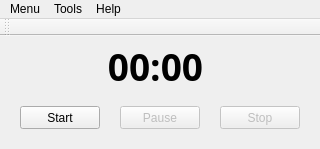
<?xml version="1.0" encoding="UTF-8"?>
<ui version="4.0">
 <class>MainWindow</class>
 <widget class="QMainWindow" name="MainWindow">
  <property name="geometry">
   <rect>
    <x>0</x>
    <y>0</y>
    <width>320</width>
    <height>149</height>
   </rect>
  </property>
  <property name="acceptDrops">
   <bool>true</bool>
  </property>
  <property name="windowTitle">
   <string>Counter</string>
  </property>
  <property name="styleSheet">
   <string notr="true"/>
  </property>
  <widget class="QWidget" name="centralWidget">
   <property name="enabled">
    <bool>true</bool>
   </property>
   <widget class="QPushButton" name="startButton">
    <property name="geometry">
     <rect>
      <x>20</x>
      <y>70</y>
      <width>80</width>
      <height>23</height>
     </rect>
    </property>
    <property name="text">
     <string>Start</string>
    </property>
   </widget>
   <widget class="QPushButton" name="pauseButton">
    <property name="enabled">
     <bool>false</bool>
    </property>
    <property name="geometry">
     <rect>
      <x>120</x>
      <y>70</y>
      <width>80</width>
      <height>23</height>
     </rect>
    </property>
    <property name="text">
     <string>Pause</string>
    </property>
   </widget>
   <widget class="QPushButton" name="stopButton">
    <property name="enabled">
     <bool>false</bool>
    </property>
    <property name="geometry">
     <rect>
      <x>220</x>
      <y>70</y>
      <width>80</width>
      <height>23</height>
     </rect>
    </property>
    <property name="text">
     <string>Stop</string>
    </property>
   </widget>
   <widget class="QLabel" name="label">
    <property name="geometry">
     <rect>
      <x>80</x>
      <y>10</y>
      <width>151</width>
      <height>41</height>
     </rect>
    </property>
    <property name="font">
     <font>
      <family>Purisa</family>
      <pointsize>28</pointsize>
      <weight>75</weight>
      <bold>true</bold>
     </font>
    </property>
    <property name="styleSheet">
     <string notr="true"/>
    </property>
    <property name="text">
     <string>00:00</string>
    </property>
    <property name="alignment">
     <set>Qt::AlignCenter</set>
    </property>
   </widget>
  </widget>
  <widget class="QMenuBar" name="menuBar">
   <property name="geometry">
    <rect>
     <x>0</x>
     <y>0</y>
     <width>320</width>
     <height>20</height>
    </rect>
   </property>
   <widget class="QMenu" name="menuMenu">
    <property name="title">
     <string>Menu</string>
    </property>
    <addaction name="actionStart"/>
    <addaction name="actionPause"/>
    <addaction name="actionStop"/>
    <addaction name="separator"/>
    <addaction name="actionQuit"/>
   </widget>
   <widget class="QMenu" name="menuTools">
    <property name="title">
     <string>Tools</string>
    </property>
    <addaction name="actionConfigure"/>
   </widget>
   <widget class="QMenu" name="menuHelp">
    <property name="title">
     <string>Help</string>
    </property>
    <addaction name="actionAbout"/>
   </widget>
   <addaction name="menuMenu"/>
   <addaction name="menuTools"/>
   <addaction name="menuHelp"/>
  </widget>
  <widget class="QToolBar" name="toolBar">
   <property name="windowTitle">
    <string>toolBar</string>
   </property>
   <attribute name="toolBarArea">
    <enum>TopToolBarArea</enum>
   </attribute>
   <attribute name="toolBarBreak">
    <bool>false</bool>
   </attribute>
  </widget>
  <action name="actionAbout">
   <property name="text">
    <string>About</string>
   </property>
   <property name="toolTip">
    <string>About program</string>
   </property>
  </action>
  <action name="actionStart">
   <property name="text">
    <string>Start</string>
   </property>
   <property name="toolTip">
    <string>Start counter</string>
   </property>
  </action>
  <action name="actionPause">
   <property name="enabled">
    <bool>false</bool>
   </property>
   <property name="text">
    <string>Pause</string>
   </property>
   <property name="toolTip">
    <string>Pause counter</string>
   </property>
  </action>
  <action name="actionStop">
   <property name="enabled">
    <bool>false</bool>
   </property>
   <property name="text">
    <string>Stop</string>
   </property>
   <property name="toolTip">
    <string>Stop counter</string>
   </property>
  </action>
  <action name="actionQuit">
   <property name="text">
    <string>Quit</string>
   </property>
  </action>
  <action name="actionConfigure">
   <property name="text">
    <string>Configure</string>
   </property>
   <property name="toolTip">
    <string>Set the timer</string>
   </property>
  </action>
 </widget>
 <layoutdefault spacing="6" margin="11"/>
 <resources/>
 <connections/>
</ui>
